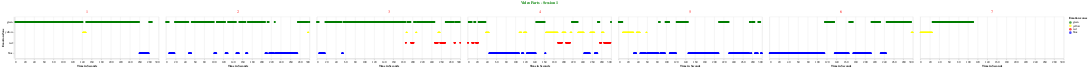

Notebook code for this chart:
### Markdown cell above
## Session 1.1

### Code cell
alt.data_transformers.disable_max_rows()

source_points = get_source_points_for_plot_from_session('11')

chart = alt.Chart(source_points).mark_circle().encode(
    alt.Y('emotion_zone:N', sort=COLOURS, title='Emotion Zone'),
    alt.X('time_of_video_seconds:Q', title='Time in Seconds'),
    column=alt.Column('value',title='Video Parts - Session 1'),
    color=alt.Color('emotion_zone', scale=alt.Scale(domain=EMOTIONS, range=COLOURS), title='Emotion zones')
).properties(
    width=550,
    height=160
)
chart.configure_header(
    titleColor='green',
    titleFontSize=14,
    labelColor='red',
    labelFontSize=14,
)

### Figure 1 — Vega-Lite specification as saved in the notebook (floating-point values rounded to 4 significant figures; data arrays with more than 128 entries replaced by an {"elided": "..."} marker saying what was removed)
{"config": {"view": {"continuousWidth": 400, "continuousHeight": 300}, "header": {"labelColor": "red", "labelFontSize": 14, "titleColor": "green", "titleFontSize": 14}}, "data": {"name": "data-8c6c17680614a2602f181b281bbb45d8"}, "mark": "circle", "encoding": {"color": {"field": "emotion_zone", "scale": {"domain": ["green", "yellow", "red", "blue"], "range": ["green", "yellow", "red", "blue"]}, "title": "Emotion zones", "type": "nominal"}, "column": {"field": "value", "title": "Video Parts - Session 1", "type": "quantitative"}, "x": {"field": "time_of_video_seconds", "title": "Time in Seconds", "type": "quantitative"}, "y": {"field": "emotion_zone", "sort": ["green", "yellow", "red", "blue"], "title": "Emotion Zone", "type": "nominal"}}, "height": 160, "width": 550, "$schema": "https://vega.github.io/schema/vega-lite/v4.17.0.json", "datasets": {"data-8c6c17680614a2602f181b281bbb45d8": {"elided": "9492 records"}}}
